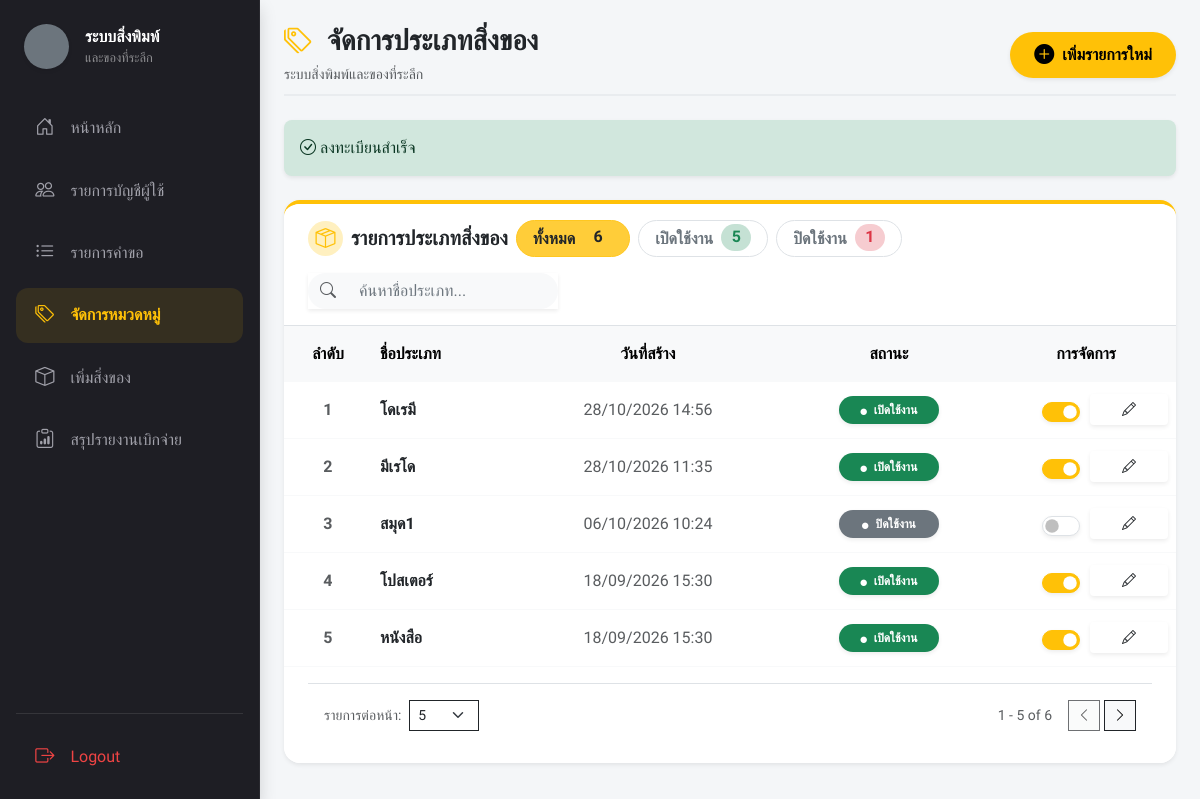
Screenshot of /index.php?page=manage_categories (signed in) with the database file from the repository.
### tables this page shows
CREATE TABLE `categories` (
  `category_id` int(11) NOT NULL,
  `name` varchar(100) DEFAULT NULL,
  `is_active` tinyint(1) DEFAULT 1,
  `created_at` datetime DEFAULT current_timestamp()
);

### views/admin/manage_categories.php (the view, shortened to what this page needs)
<?php
require_once 'config/db.php';
$countAll      = $pdo->query("SELECT COUNT(*) FROM categories")->fetchColumn();
$countActive   = $pdo->query("SELECT COUNT(*) FROM categories WHERE is_active = 1")->fetchColumn();
$countInactive = $pdo->query("SELECT COUNT(*) FROM categories WHERE is_active = 0")->fetchColumn();
$stmt       = $pdo->query("SELECT * FROM categories ORDER BY category_id DESC");
$categories = $stmt->fetchAll(PDO::FETCH_ASSOC);
$success = $_SESSION['success'] ?? '';
?>
<?php
include 'components/ui/page_header.php';
?>
<?php if ($success): ?>
    <div class="alert alert-success border-0 shadow-sm rounded-3 mb-4" role="alert">
        <i class="bi bi-check-circle me-1"></i><?= htmlspecialchars($success) ?>
    </div>
<?php endif; ?>
<div class="card border-0 rounded-4 shadow-sm mb-5 border-warning border-top border-4 bg-white">
    <button type="button" class="btn btn-warning text-dark fw-bold px-3 py-1 rounded-pill filter-btn active" data-status="all">
        ทั้งหมด <span class="badge text-dark ms-1 rounded-pill fs-6"><?= $countAll ?></span>
    </button>
    <button type="button" class="btn bg-white border text-secondary fw-bold px-3 py-1 rounded-pill filter-btn" data-status="1">
        เปิดใช้งาน <span class="badge bg-success bg-opacity-25 text-success ms-1 rounded-pill fs-6"><?= $countActive ?></span>
    </button>
    <button type="button" class="btn bg-white border text-secondary fw-bold px-3 py-1 rounded-pill filter-btn" data-status="0">
        ปิดใช้งาน <span class="badge bg-danger bg-opacity-25 text-danger ms-1 rounded-pill fs-6"><?= $countInactive ?></span>
    </button>
    <?php $extraHtml = ob_get_clean();
    include 'components/ui/card_header.php';
    ?>
    <div class="card-body p-0 table-responsive">
        <table class="table table-hover align-middle mb-0 text-center border-white" id="categoryTable">
            <thead class="table-light text-muted">
                <tr>
                    <th class="fw-bold py-3 border-0">ลำดับ</th>
                    <th class="fw-bold py-3 border-0 text-start">ชื่อประเภท</th>
                    <th class="fw-bold py-3 border-0">วันที่สร้าง</th>
                    <th class="fw-bold py-3 border-0">สถานะ</th>
                    <th class="fw-bold py-3 border-0" style="width: 180px;">การจัดการ</th>
                </tr>
            </thead>
            <tbody class="border-top-0">
                <?php if (count($categories) > 0): ?>
                    <?php $i = 1;
                    foreach ($categories as $cat): ?>
                        <tr class="category-row" data-status="<?= $cat['is_active'] ?>" style="border-bottom: 1px solid #f8f9fa;">
                            <td class="fw-bold text-muted py-3 row-number"><?= $i++ ?></td>
                            <td class="text-dark fw-semibold text-start py-3 category-name"><?= htmlspecialchars($cat['name']) ?></td>
                            <td class="text-muted py-3"><?= date('d/m/Y H:i', strtotime($cat['created_at'])) ?></td>
                            <td>
                                <?php if ($cat['is_active'] == 1): ?>
                                    <span class="badge bg-success text-white px-3 py-2 rounded-pill shadow-sm" style="min-width: 100px;">
                                        <i class="bi bi-circle-fill small me-1" style="font-size: 0.4rem;"></i> เปิดใช้งาน
                                    </span>
                                <?php else: ?>
                                    <span class="badge bg-secondary text-white px-3 py-2 rounded-pill shadow-sm" style="min-width: 100px;">
                                        <i class="bi bi-circle-fill small me-1" style="font-size: 0.4rem;"></i> ปิดใช้งาน
                                    </span>
                                <?php endif; ?>
                            </td>
                            <td>
                                <div class="row g-2 justify-content-center align-items-center">
                                    <div class="col-6 d-flex justify-content-end">
                                        <div class="form-check form-switch m-0">
                                            <input class="form-check-input toggle-category-btn shadow-sm"
                                                type="checkbox" role="switch"
                                                data-id="<?= $cat['category_id'] ?>"
                                                <?= $cat['is_active'] == 1 ? 'checked' : '' ?>
                                                style="width: 38px; height: 20px; cursor: pointer;">
                                        </div>
                                    </div>
                                    <div class="col-6 d-flex justify-content-start">
                                        <button type="button"
                                            class="btn btn-sm  fw-bold shadow-sm edit-category-btn w-100"
                                            data-id="<?= $cat['category_id'] ?>"
                                            data-name="<?= htmlspecialchars($cat['name']) ?>"
                                            data-bs-toggle="modal"
                                            data-bs-target="#editCategoryModal"
                                            title="แก้ไขข้อมูล">
                                            <i class="bi bi-pencil"></i>
                                        </button>
                                    </div>
                                </div>
                            </td>
                        </tr>
                    <?php endforeach; ?>
                <?php endif; ?>
            </tbody>
        </table>
    </div>
    <?php
    include 'components/ui/card_footer_pagination.php';
    ?>
</div>

### assets/css/style.css (style rules this page uses)
:root { --portal-ink: #1e1e24; --portal-yellow: #ffc107; --portal-surface: #f8f9fa; }
body { background: var(--portal-surface); }

### includes/header.php (style rules this page uses)
body, .container-fluid, .card, .btn, table, input, select { font-family: 'Prompt', sans-serif !important; }
::placeholder { color: #6c757d !important; opacity: 1 !important; }

### views/admin/manage_categories.php (style rules this page uses)
.form-switch .form-check-input:checked { background-color: #ffc107 !important; border-color: #ffc107 !important; }

### rows the page displays
categories: name "โดเรมี", created_at "28/10/2026 14:56", shows "เปิดใช้งาน", is_active "☑"
categories: name "มีเรโด", created_at "28/10/2026 11:35", shows "เปิดใช้งาน", is_active "☑"
categories: name "สมุด1", created_at "06/10/2026 10:24", shows "ปิดใช้งาน"
categories: name "โปสเตอร์", created_at "18/09/2026 15:30", shows "เปิดใช้งาน", is_active "☑"
categories: name "หนังสือ", created_at "18/09/2026 15:30", shows "เปิดใช้งาน", is_active "☑"

### other values shown
$_ph_title "จัดการประเภทสิ่งของ"
$_ph_subtitle "ระบบสิ่งพิมพ์และของที่ระลึก"
$_ph_action['label'] "เพิ่มรายการใหม่"
$success "ลงทะเบียนสำเร็จ"
$_ch_title "รายการประเภทสิ่งของ"
$countAll "6"
$countActive "5"
$countInactive "1"
